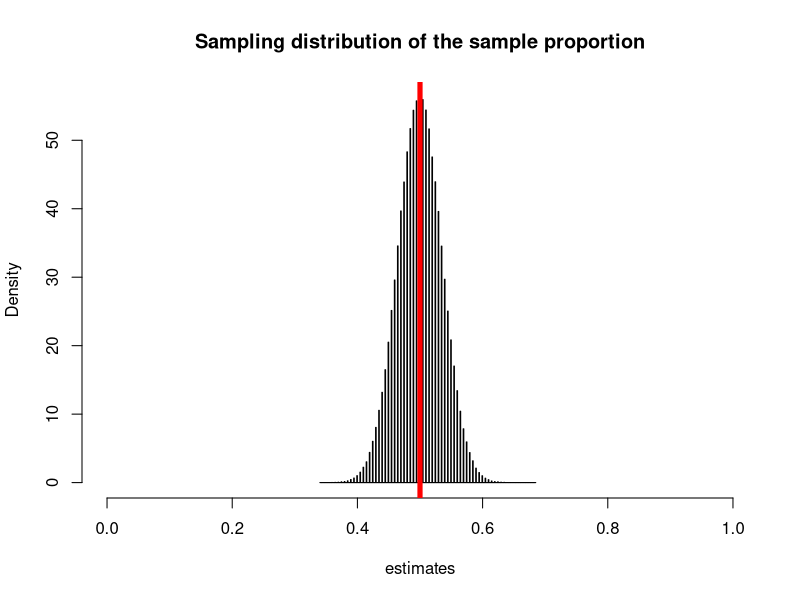

Reproduce this figure in R.
n = 200
M = 1000000
true_p = 0.5
estimates = numeric(M)
set.seed(8675309)
for (m in 1:M) {
  data = rbinom(n, 1, true_p)
  estimates[m] = mean(data)
}
hist(estimates, freq = FALSE, xlim = c(0, 1), col = "lightblue", 
     main = "Sampling distribution of the sample proportion",
     breaks = "Scott")
abline(v = true_p, col = "red", lwd = 5)
